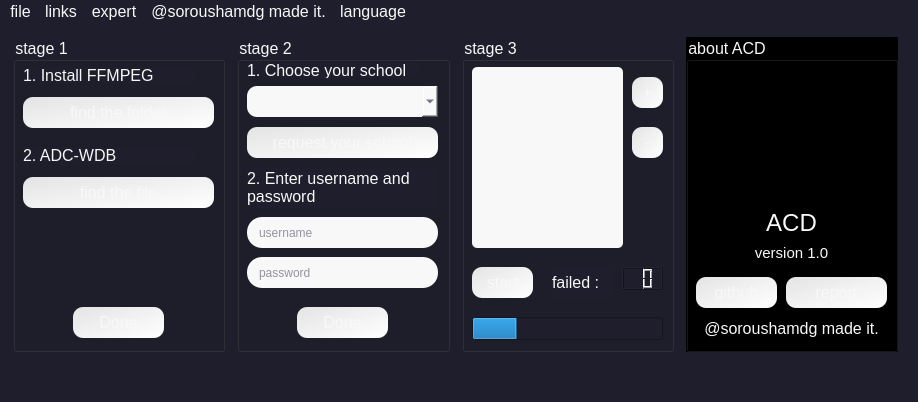
<?xml version="1.0" encoding="UTF-8"?>
<ui version="4.0">
 <class>MainWindow</class>
 <widget class="QMainWindow" name="MainWindow">
  <property name="geometry">
   <rect>
    <x>0</x>
    <y>0</y>
    <width>918</width>
    <height>402</height>
   </rect>
  </property>
  <property name="sizePolicy">
   <sizepolicy hsizetype="Fixed" vsizetype="Fixed">
    <horstretch>0</horstretch>
    <verstretch>0</verstretch>
   </sizepolicy>
  </property>
  <property name="minimumSize">
   <size>
    <width>918</width>
    <height>402</height>
   </size>
  </property>
  <property name="maximumSize">
   <size>
    <width>918</width>
    <height>402</height>
   </size>
  </property>
  <property name="palette">
   <palette>
    <active>
     <colorrole role="WindowText">
      <brush brushstyle="SolidPattern">
       <color alpha="255">
        <red>248</red>
        <green>248</green>
        <blue>248</blue>
       </color>
      </brush>
     </colorrole>
     <colorrole role="Button">
      <brush brushstyle="SolidPattern">
       <color alpha="255">
        <red>30</red>
        <green>30</green>
        <blue>44</blue>
       </color>
      </brush>
     </colorrole>
     <colorrole role="Light">
      <brush brushstyle="SolidPattern">
       <color alpha="255">
        <red>69</red>
        <green>69</green>
        <blue>102</blue>
       </color>
      </brush>
     </colorrole>
     <colorrole role="Midlight">
      <brush brushstyle="SolidPattern">
       <color alpha="255">
        <red>57</red>
        <green>57</green>
        <blue>85</blue>
       </color>
      </brush>
     </colorrole>
     <colorrole role="Dark">
      <brush brushstyle="SolidPattern">
       <color alpha="255">
        <red>23</red>
        <green>23</green>
        <blue>34</blue>
       </color>
      </brush>
     </colorrole>
     <colorrole role="Mid">
      <brush brushstyle="SolidPattern">
       <color alpha="255">
        <red>30</red>
        <green>30</green>
        <blue>45</blue>
       </color>
      </brush>
     </colorrole>
     <colorrole role="Text">
      <brush brushstyle="SolidPattern">
       <color alpha="255">
        <red>248</red>
        <green>248</green>
        <blue>248</blue>
       </color>
      </brush>
     </colorrole>
     <colorrole role="BrightText">
      <brush brushstyle="SolidPattern">
       <color alpha="255">
        <red>248</red>
        <green>248</green>
        <blue>248</blue>
       </color>
      </brush>
     </colorrole>
     <colorrole role="ButtonText">
      <brush brushstyle="SolidPattern">
       <color alpha="255">
        <red>248</red>
        <green>248</green>
        <blue>248</blue>
       </color>
      </brush>
     </colorrole>
     <colorrole role="Base">
      <brush brushstyle="SolidPattern">
       <color alpha="255">
        <red>30</red>
        <green>30</green>
        <blue>44</blue>
       </color>
      </brush>
     </colorrole>
     <colorrole role="Window">
      <brush brushstyle="SolidPattern">
       <color alpha="255">
        <red>30</red>
        <green>30</green>
        <blue>44</blue>
       </color>
      </brush>
     </colorrole>
     <colorrole role="Shadow">
      <brush brushstyle="SolidPattern">
       <color alpha="255">
        <red>0</red>
        <green>0</green>
        <blue>0</blue>
       </color>
      </brush>
     </colorrole>
     <colorrole role="Highlight">
      <brush brushstyle="SolidPattern">
       <color alpha="255">
        <red>46</red>
        <green>46</green>
        <blue>68</blue>
       </color>
      </brush>
     </colorrole>
     <colorrole role="HighlightedText">
      <brush brushstyle="SolidPattern">
       <color alpha="255">
        <red>248</red>
        <green>248</green>
        <blue>248</blue>
       </color>
      </brush>
     </colorrole>
     <colorrole role="Link">
      <brush brushstyle="SolidPattern">
       <color alpha="255">
        <red>0</red>
        <green>179</green>
        <blue>255</blue>
       </color>
      </brush>
     </colorrole>
     <colorrole role="AlternateBase">
      <brush brushstyle="SolidPattern">
       <color alpha="255">
        <red>23</red>
        <green>23</green>
        <blue>34</blue>
       </color>
      </brush>
     </colorrole>
     <colorrole role="ToolTipBase">
      <brush brushstyle="SolidPattern">
       <color alpha="255">
        <red>255</red>
        <green>255</green>
        <blue>220</blue>
       </color>
      </brush>
     </colorrole>
     <colorrole role="ToolTipText">
      <brush brushstyle="SolidPattern">
       <color alpha="255">
        <red>248</red>
        <green>248</green>
        <blue>248</blue>
       </color>
      </brush>
     </colorrole>
     <colorrole role="PlaceholderText">
      <brush brushstyle="SolidPattern">
       <color alpha="128">
        <red>248</red>
        <green>248</green>
        <blue>248</blue>
       </color>
      </brush>
     </colorrole>
    </active>
    <inactive>
     <colorrole role="WindowText">
      <brush brushstyle="SolidPattern">
       <color alpha="255">
        <red>248</red>
        <green>248</green>
        <blue>248</blue>
       </color>
      </brush>
     </colorrole>
     <colorrole role="Button">
      <brush brushstyle="SolidPattern">
       <color alpha="255">
        <red>30</red>
        <green>30</green>
        <blue>44</blue>
       </color>
      </brush>
     </colorrole>
     <colorrole role="Light">
      <brush brushstyle="SolidPattern">
       <color alpha="255">
        <red>69</red>
        <green>69</green>
        <blue>102</blue>
       </color>
      </brush>
     </colorrole>
     <colorrole role="Midlight">
      <brush brushstyle="SolidPattern">
       <color alpha="255">
        <red>57</red>
        <green>57</green>
        <blue>85</blue>
       </color>
      </brush>
     </colorrole>
     <colorrole role="Dark">
      <brush brushstyle="SolidPattern">
       <color alpha="255">
        <red>23</red>
        <green>23</green>
        <blue>34</blue>
       </color>
      </brush>
     </colorrole>
     <colorrole role="Mid">
      <brush brushstyle="SolidPattern">
       <color alpha="255">
        <red>30</red>
        <green>30</green>
        <blue>45</blue>
       </color>
      </brush>
     </colorrole>
     <colorrole role="Text">
      <brush brushstyle="SolidPattern">
       <color alpha="255">
        <red>248</red>
        <green>248</green>
        <blue>248</blue>
       </color>
      </brush>
     </colorrole>
     <colorrole role="BrightText">
      <brush brushstyle="SolidPattern">
       <color alpha="255">
        <red>248</red>
        <green>248</green>
        <blue>248</blue>
       </color>
      </brush>
     </colorrole>
     <colorrole role="ButtonText">
      <brush brushstyle="SolidPattern">
       <color alpha="255">
        <red>248</red>
        <green>248</green>
        <blue>248</blue>
       </color>
      </brush>
     </colorrole>
     <colorrole role="Base">
      <brush brushstyle="SolidPattern">
       <color alpha="255">
        <red>30</red>
        <green>30</green>
        <blue>44</blue>
       </color>
      </brush>
     </colorrole>
     <colorrole role="Window">
      <brush brushstyle="SolidPattern">
       <color alpha="255">
        <red>30</red>
        <green>30</green>
        <blue>44</blue>
       </color>
      </brush>
     </colorrole>
     <colorrole role="Shadow">
      <brush brushstyle="SolidPattern">
       <color alpha="255">
        <red>0</red>
        <green>0</green>
        <blue>0</blue>
       </color>
      </brush>
     </colorrole>
     <colorrole role="Highlight">
      <brush brushstyle="SolidPattern">
       <color alpha="255">
        <red>46</red>
        <green>46</green>
        <blue>68</blue>
       </color>
      </brush>
     </colorrole>
     <colorrole role="HighlightedText">
      <brush brushstyle="SolidPattern">
       <color alpha="255">
        <red>248</red>
        <green>248</green>
        <blue>248</blue>
       </color>
      </brush>
     </colorrole>
     <colorrole role="Link">
      <brush brushstyle="SolidPattern">
       <color alpha="255">
        <red>0</red>
        <green>179</green>
        <blue>255</blue>
       </color>
      </brush>
     </colorrole>
     <colorrole role="AlternateBase">
      <brush brushstyle="SolidPattern">
       <color alpha="255">
        <red>23</red>
        <green>23</green>
        <blue>34</blue>
       </color>
      </brush>
     </colorrole>
     <colorrole role="ToolTipBase">
      <brush brushstyle="SolidPattern">
       <color alpha="255">
        <red>255</red>
        <green>255</green>
        <blue>220</blue>
       </color>
      </brush>
     </colorrole>
     <colorrole role="ToolTipText">
      <brush brushstyle="SolidPattern">
       <color alpha="255">
        <red>248</red>
        <green>248</green>
        <blue>248</blue>
       </color>
      </brush>
     </colorrole>
     <colorrole role="PlaceholderText">
      <brush brushstyle="SolidPattern">
       <color alpha="128">
        <red>248</red>
        <green>248</green>
        <blue>248</blue>
       </color>
      </brush>
     </colorrole>
    </inactive>
    <disabled>
     <colorrole role="WindowText">
      <brush brushstyle="SolidPattern">
       <color alpha="255">
        <red>248</red>
        <green>248</green>
        <blue>248</blue>
       </color>
      </brush>
     </colorrole>
     <colorrole role="Button">
      <brush brushstyle="SolidPattern">
       <color alpha="255">
        <red>30</red>
        <green>30</green>
        <blue>44</blue>
       </color>
      </brush>
     </colorrole>
     <colorrole role="Light">
      <brush brushstyle="SolidPattern">
       <color alpha="255">
        <red>69</red>
        <green>69</green>
        <blue>102</blue>
       </color>
      </brush>
     </colorrole>
     <colorrole role="Midlight">
      <brush brushstyle="SolidPattern">
       <color alpha="255">
        <red>57</red>
        <green>57</green>
        <blue>85</blue>
       </color>
      </brush>
     </colorrole>
     <colorrole role="Dark">
      <brush brushstyle="SolidPattern">
       <color alpha="255">
        <red>23</red>
        <green>23</green>
        <blue>34</blue>
       </color>
      </brush>
     </colorrole>
     <colorrole role="Mid">
      <brush brushstyle="SolidPattern">
       <color alpha="255">
        <red>30</red>
        <green>30</green>
        <blue>45</blue>
       </color>
      </brush>
     </colorrole>
     <colorrole role="Text">
      <brush brushstyle="SolidPattern">
       <color alpha="255">
        <red>248</red>
        <green>248</green>
        <blue>248</blue>
       </color>
      </brush>
     </colorrole>
     <colorrole role="BrightText">
      <brush brushstyle="SolidPattern">
       <color alpha="255">
        <red>248</red>
        <green>248</green>
        <blue>248</blue>
       </color>
      </brush>
     </colorrole>
     <colorrole role="ButtonText">
      <brush brushstyle="SolidPattern">
       <color alpha="255">
        <red>248</red>
        <green>248</green>
        <blue>248</blue>
       </color>
      </brush>
     </colorrole>
     <colorrole role="Base">
      <brush brushstyle="SolidPattern">
       <color alpha="255">
        <red>30</red>
        <green>30</green>
        <blue>44</blue>
       </color>
      </brush>
     </colorrole>
     <colorrole role="Window">
      <brush brushstyle="SolidPattern">
       <color alpha="255">
        <red>30</red>
        <green>30</green>
        <blue>44</blue>
       </color>
      </brush>
     </colorrole>
     <colorrole role="Shadow">
      <brush brushstyle="SolidPattern">
       <color alpha="255">
        <red>0</red>
        <green>0</green>
        <blue>0</blue>
       </color>
      </brush>
     </colorrole>
     <colorrole role="Highlight">
      <brush brushstyle="SolidPattern">
       <color alpha="255">
        <red>0</red>
        <green>120</green>
        <blue>215</blue>
       </color>
      </brush>
     </colorrole>
     <colorrole role="HighlightedText">
      <brush brushstyle="SolidPattern">
       <color alpha="255">
        <red>248</red>
        <green>248</green>
        <blue>248</blue>
       </color>
      </brush>
     </colorrole>
     <colorrole role="Link">
      <brush brushstyle="SolidPattern">
       <color alpha="255">
        <red>0</red>
        <green>179</green>
        <blue>255</blue>
       </color>
      </brush>
     </colorrole>
     <colorrole role="AlternateBase">
      <brush brushstyle="SolidPattern">
       <color alpha="255">
        <red>46</red>
        <green>46</green>
        <blue>68</blue>
       </color>
      </brush>
     </colorrole>
     <colorrole role="ToolTipBase">
      <brush brushstyle="SolidPattern">
       <color alpha="255">
        <red>255</red>
        <green>255</green>
        <blue>220</blue>
       </color>
      </brush>
     </colorrole>
     <colorrole role="ToolTipText">
      <brush brushstyle="SolidPattern">
       <color alpha="255">
        <red>248</red>
        <green>248</green>
        <blue>248</blue>
       </color>
      </brush>
     </colorrole>
     <colorrole role="PlaceholderText">
      <brush brushstyle="SolidPattern">
       <color alpha="128">
        <red>255</red>
        <green>255</green>
        <blue>255</blue>
       </color>
      </brush>
     </colorrole>
    </disabled>
   </palette>
  </property>
  <property name="font">
   <font>
    <family>Microsoft JhengHei UI</family>
    <pointsize>-1</pointsize>
   </font>
  </property>
  <property name="windowTitle">
   <string>ACD - @soroushamdg made it.</string>
  </property>
  <property name="windowIcon">
   <iconset>
    <normaloff>../../Downloads/_acd_logo_1.png</normaloff>../../Downloads/_acd_logo_1.png</iconset>
  </property>
  <property name="styleSheet">
   <string notr="true">background-color : #1e1e2c;
color : #f8f8f8;
/* font-family :&quot;Microsoft JhengHei UI&quot;, &quot;Arial&quot;; */
font-size : 16px;</string>
  </property>
  <property name="locale">
   <locale language="English" country="UnitedStates"/>
  </property>
  <widget class="QWidget" name="centralwidget">
   <widget class="QWidget" name="horizontalLayoutWidget">
    <property name="geometry">
     <rect>
      <x>10</x>
      <y>10</y>
      <width>891</width>
      <height>321</height>
     </rect>
    </property>
    <layout class="QHBoxLayout" name="horizontalLayout">
     <property name="spacing">
      <number>12</number>
     </property>
     <property name="sizeConstraint">
      <enum>QLayout::SetMaximumSize</enum>
     </property>
     <property name="leftMargin">
      <number>3</number>
     </property>
     <property name="topMargin">
      <number>3</number>
     </property>
     <property name="rightMargin">
      <number>3</number>
     </property>
     <property name="bottomMargin">
      <number>3</number>
     </property>
     <item>
      <widget class="QGroupBox" name="groupBox">
       <property name="styleSheet">
        <string notr="true"/>
       </property>
       <property name="title">
        <string>stage 1</string>
       </property>
       <widget class="QLabel" name="label">
        <property name="geometry">
         <rect>
          <x>10</x>
          <y>30</y>
          <width>171</width>
          <height>16</height>
         </rect>
        </property>
        <property name="text">
         <string>1. Install FFMPEG</string>
        </property>
       </widget>
       <widget class="QPushButton" name="findFFMPEGButton">
        <property name="geometry">
         <rect>
          <x>10</x>
          <y>60</y>
          <width>191</width>
          <height>31</height>
         </rect>
        </property>
        <property name="cursor">
         <cursorShape>PointingHandCursor</cursorShape>
        </property>
        <property name="styleSheet">
         <string notr="true">background-color: qlineargradient(spread:pad, x1:0, y1:0, x2:1, y2:1, stop:0 rgba(228, 228, 228, 255), stop:1 rgba(255, 255, 255, 255));
color:2d2d44;
border-radius : 10px;</string>
        </property>
        <property name="text">
         <string>find the folder</string>
        </property>
       </widget>
       <widget class="QLabel" name="label_2">
        <property name="geometry">
         <rect>
          <x>10</x>
          <y>110</y>
          <width>171</width>
          <height>16</height>
         </rect>
        </property>
        <property name="text">
         <string>2. ADC-WDB</string>
        </property>
       </widget>
       <widget class="QPushButton" name="findDataBaseFileButton">
        <property name="geometry">
         <rect>
          <x>10</x>
          <y>140</y>
          <width>191</width>
          <height>31</height>
         </rect>
        </property>
        <property name="cursor">
         <cursorShape>PointingHandCursor</cursorShape>
        </property>
        <property name="styleSheet">
         <string notr="true">background-color: qlineargradient(spread:pad, x1:0, y1:0, x2:1, y2:1, stop:0 rgba(228, 228, 228, 255), stop:1 rgba(255, 255, 255, 255));
color:2d2d44;
border-radius : 10px;</string>
        </property>
        <property name="text">
         <string>find the file</string>
        </property>
       </widget>
       <widget class="QPushButton" name="stage1DoneButton">
        <property name="geometry">
         <rect>
          <x>60</x>
          <y>270</y>
          <width>91</width>
          <height>31</height>
         </rect>
        </property>
        <property name="cursor">
         <cursorShape>PointingHandCursor</cursorShape>
        </property>
        <property name="styleSheet">
         <string notr="true">background-color: qlineargradient(spread:pad, x1:0, y1:0, x2:1, y2:1, stop:0 rgba(228, 228, 228, 255), stop:1 rgba(255, 255, 255, 255));
color:2d2d44;
border-radius : 10px;</string>
        </property>
        <property name="text">
         <string>Done</string>
        </property>
        <property name="icon">
         <iconset>
          <normaloff>../../Downloads/ok.png</normaloff>../../Downloads/ok.png</iconset>
        </property>
       </widget>
      </widget>
     </item>
     <item>
      <widget class="QGroupBox" name="groupBox_2">
       <property name="title">
        <string>stage 2</string>
       </property>
       <widget class="QLabel" name="label_3">
        <property name="geometry">
         <rect>
          <x>10</x>
          <y>25</y>
          <width>171</width>
          <height>16</height>
         </rect>
        </property>
        <property name="autoFillBackground">
         <bool>false</bool>
        </property>
        <property name="styleSheet">
         <string notr="true">font-size:16px;</string>
        </property>
        <property name="text">
         <string>1. Choose your school</string>
        </property>
       </widget>
       <widget class="QComboBox" name="schoolsComboBox">
        <property name="geometry">
         <rect>
          <x>10</x>
          <y>49</y>
          <width>191</width>
          <height>31</height>
         </rect>
        </property>
        <property name="cursor">
         <cursorShape>PointingHandCursor</cursorShape>
        </property>
        <property name="styleSheet">
         <string notr="true">background-color:#f8f8f8;
color:#2d2d44;
padding : 5px;
border-radius : 10px;</string>
        </property>
       </widget>
       <widget class="QLabel" name="label_4">
        <property name="geometry">
         <rect>
          <x>10</x>
          <y>130</y>
          <width>191</width>
          <height>41</height>
         </rect>
        </property>
        <property name="autoFillBackground">
         <bool>false</bool>
        </property>
        <property name="styleSheet">
         <string notr="true">font-size:16px;</string>
        </property>
        <property name="lineWidth">
         <number>1</number>
        </property>
        <property name="midLineWidth">
         <number>1</number>
        </property>
        <property name="text">
         <string>2. Enter username and password</string>
        </property>
        <property name="scaledContents">
         <bool>true</bool>
        </property>
        <property name="wordWrap">
         <bool>true</bool>
        </property>
       </widget>
       <widget class="QLineEdit" name="usernameInputField">
        <property name="geometry">
         <rect>
          <x>10</x>
          <y>180</y>
          <width>191</width>
          <height>31</height>
         </rect>
        </property>
        <property name="autoFillBackground">
         <bool>false</bool>
        </property>
        <property name="styleSheet">
         <string notr="true">border-radius : 15px;
background-color : #f8f8f8;
color : #2d2d44;
padding-left:10px;
font-size:12px;</string>
        </property>
        <property name="placeholderText">
         <string>username</string>
        </property>
       </widget>
       <widget class="QLineEdit" name="passwordInputField">
        <property name="geometry">
         <rect>
          <x>10</x>
          <y>220</y>
          <width>191</width>
          <height>31</height>
         </rect>
        </property>
        <property name="autoFillBackground">
         <bool>false</bool>
        </property>
        <property name="styleSheet">
         <string notr="true">border-radius : 15px;
background-color : #f8f8f8;
color : #2d2d44;
padding-left:10px;
font-size:12px;</string>
        </property>
        <property name="text">
         <string/>
        </property>
        <property name="frame">
         <bool>true</bool>
        </property>
        <property name="echoMode">
         <enum>QLineEdit::Password</enum>
        </property>
        <property name="placeholderText">
         <string>password</string>
        </property>
       </widget>
       <widget class="QPushButton" name="stage2DoneButton">
        <property name="geometry">
         <rect>
          <x>60</x>
          <y>270</y>
          <width>91</width>
          <height>31</height>
         </rect>
        </property>
        <property name="cursor">
         <cursorShape>PointingHandCursor</cursorShape>
        </property>
        <property name="styleSheet">
         <string notr="true">background-color: qlineargradient(spread:pad, x1:0, y1:0, x2:1, y2:1, stop:0 rgba(228, 228, 228, 255), stop:1 rgba(255, 255, 255, 255));
color:2d2d44;
border-radius : 10px;</string>
        </property>
        <property name="text">
         <string>Done</string>
        </property>
        <property name="icon">
         <iconset>
          <normaloff>../../Downloads/ok.png</normaloff>../../Downloads/ok.png</iconset>
        </property>
       </widget>
       <widget class="QPushButton" name="requestSchoolButton">
        <property name="geometry">
         <rect>
          <x>10</x>
          <y>90</y>
          <width>191</width>
          <height>31</height>
         </rect>
        </property>
        <property name="cursor">
         <cursorShape>PointingHandCursor</cursorShape>
        </property>
        <property name="styleSheet">
         <string notr="true">background-color: qlineargradient(spread:pad, x1:0, y1:0, x2:1, y2:1, stop:0 rgba(228, 228, 228, 255), stop:1 rgba(255, 255, 255, 255));
color:2d2d44;
border-radius : 10px;</string>
        </property>
        <property name="text">
         <string>request your school</string>
        </property>
        <property name="icon">
         <iconset>
          <normaloff>../../Downloads/it.png</normaloff>../../Downloads/it.png</iconset>
        </property>
       </widget>
      </widget>
     </item>
     <item>
      <widget class="QGroupBox" name="groupBox_3">
       <property name="title">
        <string>stage 3</string>
       </property>
       <widget class="QPushButton" name="addCoursesLinkButton">
        <property name="geometry">
         <rect>
          <x>170</x>
          <y>40</y>
          <width>31</width>
          <height>31</height>
         </rect>
        </property>
        <property name="cursor">
         <cursorShape>PointingHandCursor</cursorShape>
        </property>
        <property name="styleSheet">
         <string notr="true">background-color: qlineargradient(spread:pad, x1:0, y1:0, x2:1, y2:1, stop:0 rgba(228, 228, 228, 255), stop:1 rgba(255, 255, 255, 255));
color:2d2d44;
border-radius : 10px;</string>
        </property>
        <property name="text">
         <string>+</string>
        </property>
       </widget>
       <widget class="QPushButton" name="removeCourseLinkButton">
        <property name="geometry">
         <rect>
          <x>170</x>
          <y>90</y>
          <width>31</width>
          <height>31</height>
         </rect>
        </property>
        <property name="cursor">
         <cursorShape>PointingHandCursor</cursorShape>
        </property>
        <property name="styleSheet">
         <string notr="true">background-color: qlineargradient(spread:pad, x1:0, y1:0, x2:1, y2:1, stop:0 rgba(228, 228, 228, 255), stop:1 rgba(255, 255, 255, 255));
color:2d2d44;
border-radius : 10px;</string>
        </property>
        <property name="text">
         <string>-</string>
        </property>
       </widget>
       <widget class="QListView" name="coursesList">
        <property name="geometry">
         <rect>
          <x>10</x>
          <y>30</y>
          <width>151</width>
          <height>181</height>
         </rect>
        </property>
        <property name="styleSheet">
         <string notr="true">background-color:#f8f8f8;
color:#2d2d44;
border-radius : 5px;</string>
        </property>
       </widget>
       <widget class="QPushButton" name="startCourseButtonLink">
        <property name="geometry">
         <rect>
          <x>10</x>
          <y>230</y>
          <width>61</width>
          <height>31</height>
         </rect>
        </property>
        <property name="cursor">
         <cursorShape>PointingHandCursor</cursorShape>
        </property>
        <property name="styleSheet">
         <string notr="true">background-color: qlineargradient(spread:pad, x1:0, y1:0, x2:1, y2:1, stop:0 rgba(228, 228, 228, 255), stop:1 rgba(255, 255, 255, 255));
color:2d2d44;
border-radius : 10px;</string>
        </property>
        <property name="text">
         <string>start</string>
        </property>
       </widget>
       <widget class="QLCDNumber" name="failDownloadLCDNumber">
        <property name="geometry">
         <rect>
          <x>160</x>
          <y>230</y>
          <width>41</width>
          <height>23</height>
         </rect>
        </property>
        <property name="styleSheet">
         <string notr="true">font-size : 16px;
color : #ff5500;</string>
        </property>
        <property name="smallDecimalPoint">
         <bool>true</bool>
        </property>
        <property name="digitCount">
         <number>2</number>
        </property>
        <property name="segmentStyle">
         <enum>QLCDNumber::Filled</enum>
        </property>
        <property name="value" stdset="0">
         <double>126.000000000000000</double>
        </property>
       </widget>
       <widget class="QLabel" name="label_5">
        <property name="geometry">
         <rect>
          <x>90</x>
          <y>230</y>
          <width>61</width>
          <height>31</height>
         </rect>
        </property>
        <property name="text">
         <string>failed :</string>
        </property>
       </widget>
       <widget class="QProgressBar" name="downloadProgressBar">
        <property name="geometry">
         <rect>
          <x>10</x>
          <y>280</y>
          <width>191</width>
          <height>23</height>
         </rect>
        </property>
        <property name="autoFillBackground">
         <bool>false</bool>
        </property>
        <property name="styleSheet">
         <string notr="true"/>
        </property>
        <property name="value">
         <number>24</number>
        </property>
        <property name="textVisible">
         <bool>false</bool>
        </property>
        <property name="orientation">
         <enum>Qt::Horizontal</enum>
        </property>
        <property name="invertedAppearance">
         <bool>false</bool>
        </property>
        <property name="textDirection">
         <enum>QProgressBar::TopToBottom</enum>
        </property>
        <property name="format">
         <string>%p%</string>
        </property>
       </widget>
      </widget>
     </item>
     <item>
      <widget class="QGroupBox" name="groupBox_4">
       <property name="styleSheet">
        <string notr="true">background-color:#000000;</string>
       </property>
       <property name="title">
        <string>about ACD</string>
       </property>
       <widget class="QLabel" name="label_6">
        <property name="geometry">
         <rect>
          <x>34</x>
          <y>30</y>
          <width>141</width>
          <height>141</height>
         </rect>
        </property>
        <property name="text">
         <string/>
        </property>
        <property name="pixmap">
         <pixmap>../../Desktop/acd_logo.jpg</pixmap>
        </property>
        <property name="scaledContents">
         <bool>true</bool>
        </property>
        <property name="alignment">
         <set>Qt::AlignCenter</set>
        </property>
       </widget>
       <widget class="QLabel" name="label_7">
        <property name="geometry">
         <rect>
          <x>20</x>
          <y>170</y>
          <width>171</width>
          <height>31</height>
         </rect>
        </property>
        <property name="styleSheet">
         <string notr="true">font-size : 24px;</string>
        </property>
        <property name="text">
         <string>ACD</string>
        </property>
        <property name="alignment">
         <set>Qt::AlignCenter</set>
        </property>
       </widget>
       <widget class="QLabel" name="label_8">
        <property name="geometry">
         <rect>
          <x>20</x>
          <y>200</y>
          <width>171</width>
          <height>31</height>
         </rect>
        </property>
        <property name="styleSheet">
         <string notr="true">font-size : 15px;</string>
        </property>
        <property name="text">
         <string>version 1.0</string>
        </property>
        <property name="alignment">
         <set>Qt::AlignCenter</set>
        </property>
       </widget>
       <widget class="QLabel" name="label_9">
        <property name="geometry">
         <rect>
          <x>10</x>
          <y>281</y>
          <width>191</width>
          <height>20</height>
         </rect>
        </property>
        <property name="styleSheet">
         <string notr="true">font-size : 16px;</string>
        </property>
        <property name="text">
         <string>@soroushamdg made it.</string>
        </property>
        <property name="alignment">
         <set>Qt::AlignCenter</set>
        </property>
       </widget>
       <widget class="QPushButton" name="githubButton">
        <property name="geometry">
         <rect>
          <x>10</x>
          <y>240</y>
          <width>81</width>
          <height>31</height>
         </rect>
        </property>
        <property name="cursor">
         <cursorShape>PointingHandCursor</cursorShape>
        </property>
        <property name="styleSheet">
         <string notr="true">background-color: qlineargradient(spread:pad, x1:0, y1:0, x2:1, y2:1, stop:0 rgba(228, 228, 228, 255), stop:1 rgba(255, 255, 255, 255));
color:2d2d44;
border-radius : 10px;</string>
        </property>
        <property name="text">
         <string>github</string>
        </property>
        <property name="icon">
         <iconset>
          <normaloff>../../Downloads/github.png</normaloff>../../Downloads/github.png</iconset>
        </property>
       </widget>
       <widget class="QPushButton" name="reportBugButton">
        <property name="geometry">
         <rect>
          <x>100</x>
          <y>240</y>
          <width>101</width>
          <height>31</height>
         </rect>
        </property>
        <property name="cursor">
         <cursorShape>PointingHandCursor</cursorShape>
        </property>
        <property name="styleSheet">
         <string notr="true">background-color: qlineargradient(spread:pad, x1:0, y1:0, x2:1, y2:1, stop:0 rgba(228, 228, 228, 255), stop:1 rgba(255, 255, 255, 255));
color:2d2d44;
border-radius : 10px;</string>
        </property>
        <property name="text">
         <string>report</string>
        </property>
        <property name="icon">
         <iconset>
          <normaloff>../../Downloads/bug.png</normaloff>../../Downloads/bug.png</iconset>
        </property>
       </widget>
      </widget>
     </item>
    </layout>
   </widget>
  </widget>
  <widget class="QMenuBar" name="menubar">
   <property name="geometry">
    <rect>
     <x>0</x>
     <y>0</y>
     <width>918</width>
     <height>27</height>
    </rect>
   </property>
   <widget class="QMenu" name="menufile">
    <property name="title">
     <string>file</string>
    </property>
    <addaction name="actionexit"/>
   </widget>
   <widget class="QMenu" name="menulinks">
    <property name="title">
     <string>links</string>
    </property>
    <addaction name="actionadd_new_link"/>
    <addaction name="actionadd_multiple_links"/>
    <addaction name="separator"/>
    <addaction name="actionremove_all_links"/>
    <addaction name="separator"/>
    <addaction name="actionstart_downloading"/>
   </widget>
   <widget class="QMenu" name="menuversion">
    <property name="title">
     <string>expert</string>
    </property>
    <addaction name="actionversion_1_0"/>
    <addaction name="separator"/>
    <addaction name="actionopen_github_page"/>
    <addaction name="actionopen_log_file"/>
   </widget>
   <widget class="QMenu" name="menu_soroushamdg_made_it">
    <property name="title">
     <string>@soroushamdg made it.</string>
    </property>
   </widget>
   <widget class="QMenu" name="menulanguage">
    <property name="title">
     <string>language</string>
    </property>
    <addaction name="action"/>
    <addaction name="actionenglish"/>
   </widget>
   <addaction name="menufile"/>
   <addaction name="menulinks"/>
   <addaction name="menuversion"/>
   <addaction name="menu_soroushamdg_made_it"/>
   <addaction name="menulanguage"/>
  </widget>
  <widget class="QStatusBar" name="statusbar">
   <property name="styleSheet">
    <string notr="true">color:#f8f8f8;</string>
   </property>
  </widget>
  <action name="actionadd_new_link">
   <property name="text">
    <string>add new link</string>
   </property>
  </action>
  <action name="actionadd_multiple_links">
   <property name="text">
    <string>add multiple links</string>
   </property>
  </action>
  <action name="actionremove_all_links">
   <property name="text">
    <string>remove all links</string>
   </property>
  </action>
  <action name="actionversion_1_0">
   <property name="text">
    <string>version 1.0</string>
   </property>
  </action>
  <action name="actionopen_github_page">
   <property name="text">
    <string>open github page</string>
   </property>
  </action>
  <action name="actionexit">
   <property name="text">
    <string>exit</string>
   </property>
  </action>
  <action name="actionstart_downloading">
   <property name="text">
    <string>start downloading</string>
   </property>
  </action>
  <action name="actionopen_log_file">
   <property name="text">
    <string>open log file</string>
   </property>
  </action>
  <action name="action">
   <property name="text">
    <string>فارسی</string>
   </property>
  </action>
  <action name="actionenglish">
   <property name="text">
    <string>english</string>
   </property>
  </action>
 </widget>
 <resources/>
 <connections/>
</ui>
